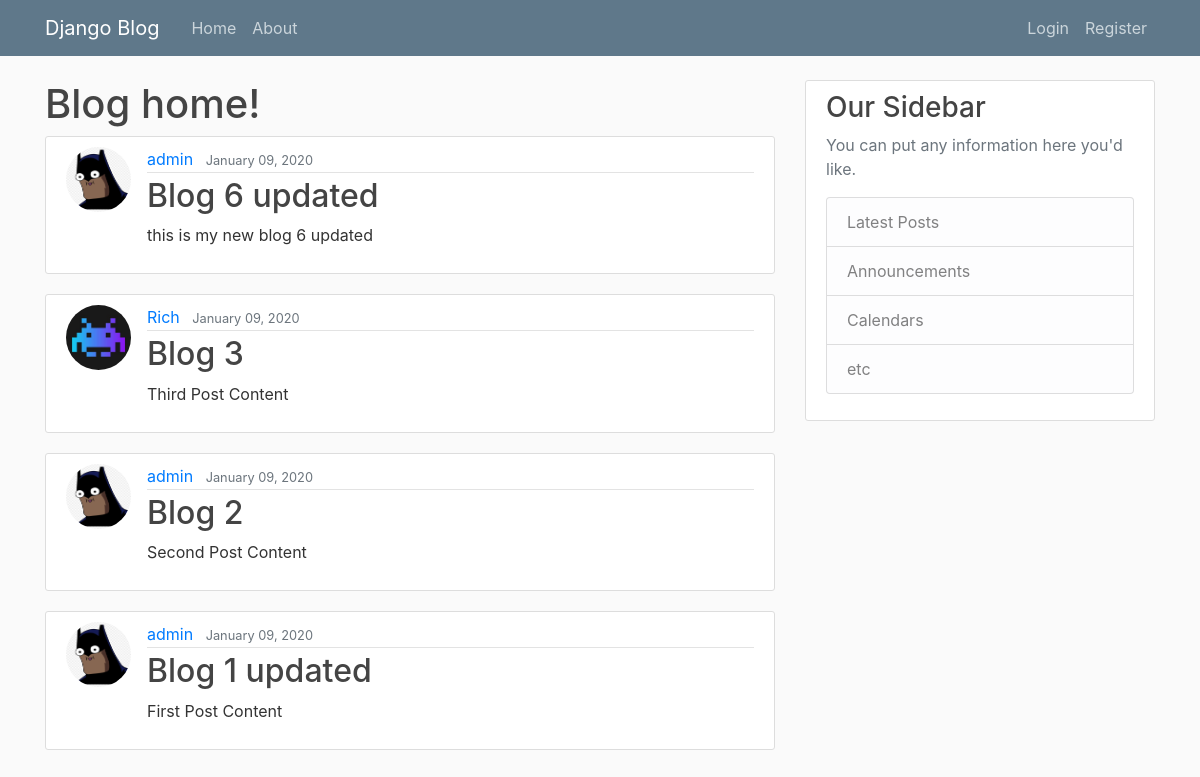
The page / on the database its author committed.
### blog/models.py (models this page shows, shortened)
class Post(models.Model):
    title = models.CharField(max_length=100)
    content = models.TextField()
    date_posted = models.DateTimeField(default=timezone.now)
    author = models.ForeignKey(User, on_delete=models.CASCADE)

### users/models.py (models this page shows, shortened)
class Profile(models.Model):
    user = models.OneToOneField(User, on_delete=models.CASCADE)
    image = models.ImageField(default='default.jpg', upload_to='profile_pics')

### blog/views.py (the view)
# urls.py: path('', PostListView.as_view(), name='blog-home'),
class PostListView(ListView):
    model = Post
    template_name = 'blog/home.html'    #<app>/<model>_<viewtype>.html
    context_object_name = 'posts'
    ordering = ['-date_posted']

### blog/templates/blog/home.html
{% extends "blog/base.html" %}
{% block content %}
    <h1>Blog home!</h1>
    {% for post in posts %}
        <article class="media content-section">
            <img class="rounded-circle article-img" src="{{ post.author.profile.image.url }}"">
            <div class="media-body">
                <div class="article-metadata">
                    <a class="mr-2" href="#">{{ post.author }}</a>
                    <small class="text-muted">{{ post.date_posted|date:"F d, Y" }}</small>
                </div>
                <h2><a class="article-title" href="{% url 'post-detail' post.id %}">{{ post.title }}</a></h2>
                <p class="article-content">{{ post.content }}</p>
            </div>
        </article>
    {% endfor %}
{% endblock content %}

### blog/templates/blog/base.html (shortened to what this page needs)
{% load static %}
<!DOCTYPE html>
<html lang="en">
<head>
    <link rel="stylesheet" href="https://maxcdn.bootstrapcdn.com/bootstrap/4.0.0/css/bootstrap.min.css">
    <link rel="stylesheet" type="text/css" href="{% static 'blog/main.css' %}">
</head>
<body>
    <header class="site-header">
        <nav class="navbar navbar-expand-md navbar-dark bg-steel fixed-top">
            <div class="container">
                <a class="navbar-brand mr-4" href="{% url 'blog-home' %}">Django Blog</a>
                <div class="collapse navbar-collapse" id="navbarToggle">
                    <div class="navbar-nav mr-auto">
                    <a class="nav-item nav-link" href="{% url 'blog-home' %}">Home</a>
                    <a class="nav-item nav-link" href="{% url 'blog-about' %}">About</a>
                    </div>
                    <div class="navbar-nav">
                        {% if user.is_authenticated %}
                            <a class="nav-item nav-link" href="{% url 'post-create' %}">Create New Post</a>
                            <a class="nav-item nav-link" href="{% url 'profile' %}">Profile</a>
                            <a class="nav-item nav-link" href="{% url 'logout' %}">Logout</a>
                        {% else %}
                            <a class="nav-item nav-link" href="{% url 'login' %}">Login</a>
                            <a class="nav-item nav-link" href="{% url 'register' %}">Register</a>
                        {%endif %}
                    </div>
                </div>
            </div>
        </nav>
    </header>
    <main role="main" class="container">
        <div class="row">
            <div class="col-md-8">
                {% block content %}{% endblock %}
            </div>
                <div class="col-md-4">
                    <div class="content-section">
                        <h3>Our Sidebar</h3>
                        <p class='text-muted'>You can put any information here you'd like.
                        <ul class="list-group">
                            <li class="list-group-item list-group-item-light">Latest Posts</li>
                            <li class="list-group-item list-group-item-light">Announcements</li>
                            <li class="list-group-item list-group-item-light">Calendars</li>
                            <li class="list-group-item list-group-item-light">etc</li>
                        </ul>
                        </p>
                    </div>
                </div>
        </div>
    </main>
</body>
</html>

### blog/static/blog/main.css (style rules this page uses)
body { background: #fafafa; color: #333333; margin-top: 5rem; }
h1, h2, h3, h4, h5, h6 { color: #444444; }
ul { margin: 0; }
.bg-steel { background-color: #5f788a; }
.site-header .navbar-nav .nav-link { color: #cbd5db; }
.content-section { background: #ffffff; padding: 10px 20px; border: 1px solid #dddddd; border-radius: 3px; margin-bottom: 20px; }
.article-title { color: #444444; }
.article-content { white-space: pre-line; }
.article-img { height: 65px; width: 65px; margin-right: 16px; }
.article-metadata { padding-bottom: 1px; margin-bottom: 4px; border-bottom: 1px solid #e3e3e3 }

### rows shown on the page
Post: author.profile.image (picture), author "admin", date_posted "January 09, 2020", title "Blog 6 updated", content "this is my new blog 6 updated"
Post: author.profile.image (placeholder picture), author "Rich", date_posted "January 09, 2020", title "Blog 3", content "Third Post Content"
Post: author.profile.image (picture), author "admin", date_posted "January 09, 2020", title "Blog 2", content "Second Post Content"
Post: author.profile.image (picture), author "admin", date_posted "January 09, 2020", title "Blog 1 updated", content "First Post Content"
